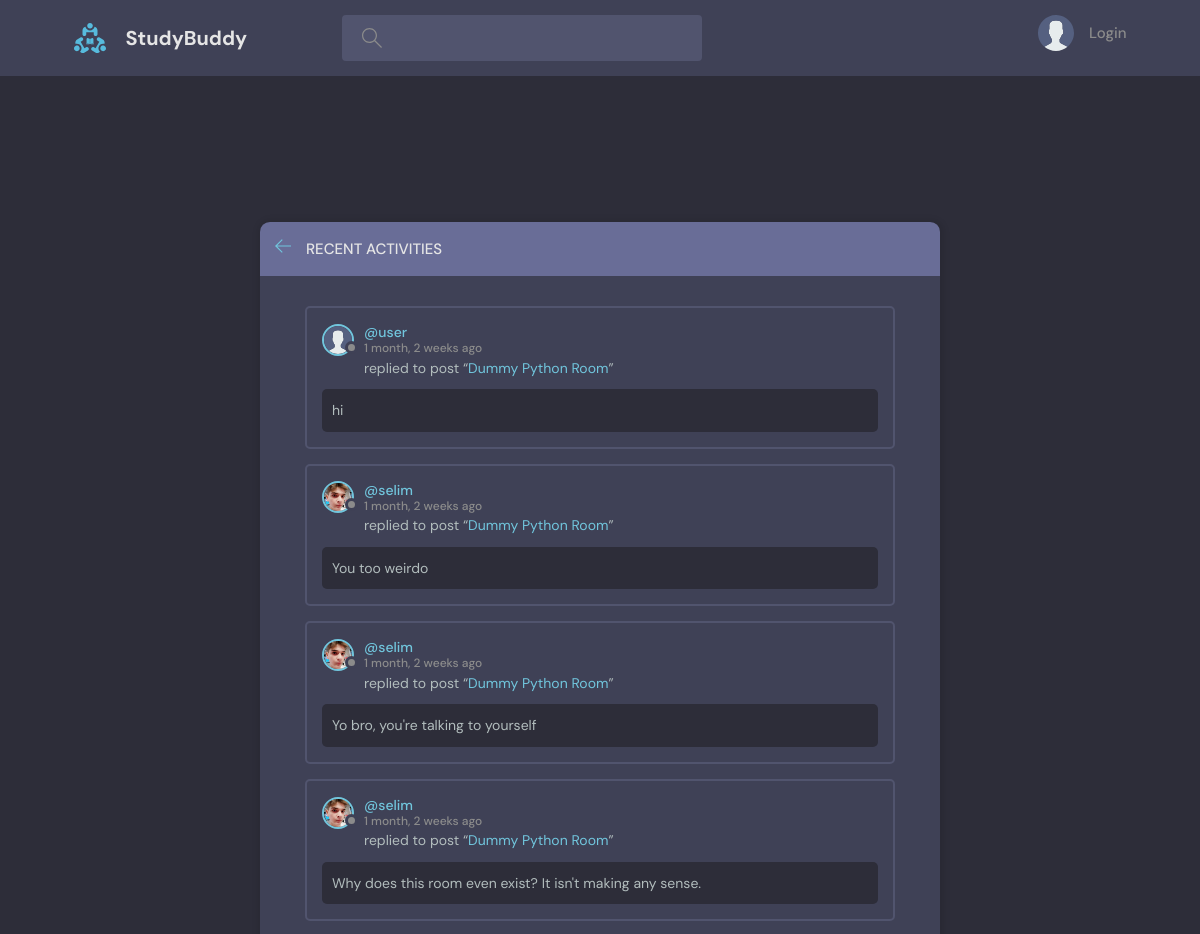
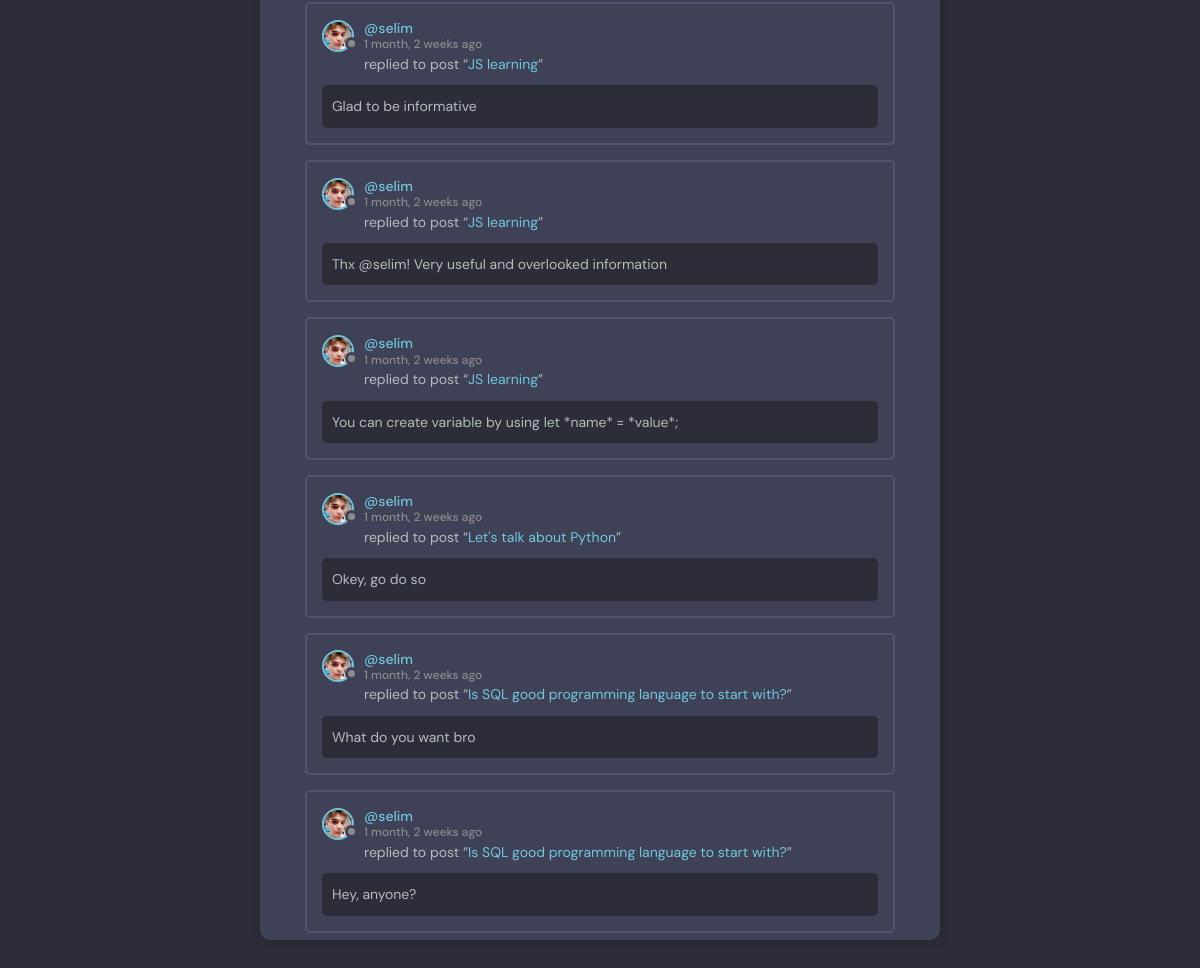
The app's page /activities with its own data (2 pictures, top to bottom).
### base/models.py (models this page shows)
class Message(models.Model):
    user = models.ForeignKey(User, on_delete=models.CASCADE)
    room = models.ForeignKey(Room, on_delete=models.CASCADE)
    body = models.TextField()
    updated = models.DateTimeField(auto_now=True)
    created = models.DateTimeField(auto_now_add=True)
    class Meta:
        ordering = ['-updated', '-created']
    def __str__(self):
        if len(self.body) > 80:
            return f"{self.body[0:80]}..."
        return self.body

class User(AbstractUser):
    name = models.CharField(max_length=200, null=True)
    email = models.EmailField(unique=True, null=True)
    email_verify = models.BooleanField(default=False)
    bio = models.TextField(null=True)
    avatar = models.ImageField(null=True, default="avatar.svg")
    USERNAME_FIELD = 'email'
    REQUIRED_FIELDS = []

class Room(models.Model):
    host = models.ForeignKey(User, on_delete=models.SET_NULL, null=True)
    topic = models.ForeignKey(Topic, on_delete=models.SET_NULL, null=True)
    name = models.CharField(max_length=200)
    description = models.TextField(blank=True)
    participants = models.ManyToManyField(User, related_name='participants', blank=True)
    updated = models.DateTimeField(auto_now=True)
    created = models.DateTimeField(auto_now_add=True)
    class Meta:
        ordering = ['-updated', '-created']
    def __str__(self):
        return self.name

### base/views.py (the view)
# urls.py: path('activities', views.activities_page, name='activities-page'),
def activities_page(request):
    room_messages = Message.objects.all()
    return render(request, 'base/activity.html', {'room_messages': room_messages})

### base/templates/base/activity.html (shortened to what this page needs)
{% extends 'main.html' %}
{% block content %}
  <main class="create-room layout">
    <div class="container">
      <div class="layout__box scroll">
        <div class="layout__boxHeader">
          <div class="layout__boxTitle">
            <a href="{% url 'home' %}">
              <svg version="1.1" xmlns="http://www.w3.org/2000/svg" width="32" height="32" viewBox="0 0 32 32">
                <title>arrow-left</title>
                <path d="M13.723 2.286l-13.723 13.714 13.719 13.714 1.616-1.611-10.96-10.96h27.625v-2.286h-27.625l10.965-10.965-1.616-1.607z"
                ></path>
              </svg>
            </a>
            <h3><small>{{ query_name }}</small> Recent Activities</h3>
          </div>
        </div>
        <div class="activities-page layout__body">
          {% for message in room_messages %}
            <div class="activities__box">
              <div class="activities__boxHeader roomListRoom__header">
                <a href="{% url 'user-profile' message.user.id %}" class="roomListRoom__author">
                  <div class="avatar avatar--small">
                    <img src="{{ message.user.avatar.url }}" />
                  </div>
                  <p>
                    @{{ message.user.username }}
                    <span>{{ message.created | timesince }} ago</span>
                  </p>
                </a>
              </div>
              <div class="activities__boxContent">
                <p>replied to post “<a href="{% url 'room' message.room %}">{{ message.room.name }}</a>”</p>
                <div class="activities__boxRoomContent">
                  {{ message }}
                </div>
              </div>
            </div>
          {% endfor %}
        </div>
      </div>
    </div>
  </main>
{% endblock content %}

### static/css/style.css (style rules this page uses)
:root { --color-main: #71c6dd; --color-main-light: #e1f6fb; --color-dark: #3f4156; --color-dark-medium: #51546e; --color-dark-light: #696d97; --color-light: #e5e5e5; --color-gray: #8b8b8b; --color-light-gray: #b2bdbd; --color-bg: #2d2d39; --color-success: #5dd693; --color-error: #fc4b0b; }
* { font-family: "DM Sans", -apple-system, BlinkMacSystemFont, "Segoe UI", Roboto, Oxygen, Ubuntu, Cantarell, "Open Sans", "Helvetica Neue", sans-serif; margin: 0; padding: 0; box-sizing: border-box; text-rendering: optimizeLegibility; font-size: inherit; }
html { font-size: 56.25%; }
@media only screen and (min-width: 1200px) { html { font-size: 62.5%; } }
body { line-height: 1.6; font-weight: 400; font-size: 1.5rem; color: var(--color-light-gray); background-color: var(--color-bg); min-height: 100vh; }
img { width: 100%; }
a { display: inline-block; color: var(--color-main); text-decoration: none; }
.container { max-width: 120rem; width: 90%; margin: auto; }
.avatar { position: relative; display: inline-block; border-radius: 50%; border: 2px solid var(--color-main); }
.avatar img { display: block; border-radius: 50%; object-fit: cover; object-position: center; }
.avatar::after { content: ""; display: block; position: absolute; background-color: var(--color-gray); z-index: 111; border-radius: 50%; border: 0.3rem solid var(--color-dark); }
.avatar.avatar--small img { width: 2.8rem; height: 2.8rem; }
.avatar.avatar--small:after { width: 0.7rem; height: 0.7rem; bottom: 0px; right: -6px; }
.layout { margin-top: 2.4rem; }
.layout > .container { display: flex; justify-content: space-between; align-items: flex-start; }
.layout__box { width: 90%; max-width: 48rem; min-height: 40rem; position: absolute; top: 50%; left: 50%; transform: translate(-50%, -46%); background-color: var(--color-dark); border-radius: 1rem; box-shadow: 1px 1px 6px 3px rgba(0, 0, 0, 0.1); overflow: hidden; }
.layout__boxHeader { display: flex; padding: 1.5rem; background-color: var(--color-dark-light); }
.layout__boxTitle { display: flex; gap: 1.5rem; align-items: center; }
.layout__boxTitle h3 { text-transform: uppercase; font-weight: 500; color: var(--color-light); }
.layout__boxTitle svg { width: 1.6rem; height: 1.6rem; fill: var(--color-main); }
.layout__body { margin: 3rem; }
.roomListRoom__header { display: flex; justify-content: space-between; align-items: center; }
.roomListRoom__author { font-weight: 500; display: flex; align-items: center; gap: 1rem; }
.activities__box { margin: 1.5rem; padding: 1.5rem; border: 2px solid var(--color-dark-medium); border-radius: 5px; }
.activities__boxHeader p { font-size: 1.4rem; line-height: 1.3; }
.activities__boxHeader p span { color: var(--color-gray); font-size: 1.2rem; display: block; }
.activities__boxContent { margin-left: 4.2rem; }
.activities__boxContent { font-size: 1.4rem; }
.activities__boxRoomContent { background: var(--color-bg); padding: 1rem; border-radius: 5px; margin-top: 1rem; margin-left: -4.2rem; }
.create-room.layout .layout__box { max-width: 68rem; overflow: auto; max-height: 85vh; margin-top: 1rem; }

### records on screen
Message: user.avatar (placeholder picture), user.username "user", created "1 month, 2 weeks", room.name "Dummy Python Room", body "hi"
Message: user.avatar (picture), user.username "selim", created "1 month, 2 weeks", room.name "Dummy Python Room", body "You too weirdo"
Message: user.avatar (picture), user.username "selim", created "1 month, 2 weeks", room.name "Dummy Python Room", body "Yo bro, you're talking to yourself"
Message: user.avatar (picture), user.username "selim", created "1 month, 2 weeks", room.name "Dummy Python Room", body "Why does this room even exist? It isn't making any sense."
Message: user.avatar (picture), user.username "selim", created "1 month, 2 weeks", room.name "JS learning", body "Glad to be informative"
Message: user.avatar (picture), user.username "selim", created "1 month, 2 weeks", room.name "JS learning", body "Thx @selim! Very useful and overlooked information"
Message: user.avatar (picture), user.username "selim", created "1 month, 2 weeks", room.name "JS learning", body "You can create variable by using let *name* = *value*;"
Message: user.avatar (picture), user.username "selim", created "1 month, 2 weeks", room.name "Let's talk about Python", body "Okey, go do so"
Message: user.avatar (picture), user.username "selim", created "1 month, 2 weeks", room.name "Is SQL good programming language to start with?", body "What do you want bro"
Message: user.avatar (picture), user.username "selim", created "1 month, 2 weeks", room.name "Is SQL good programming language to start with?", body "Hey, anyone?"
